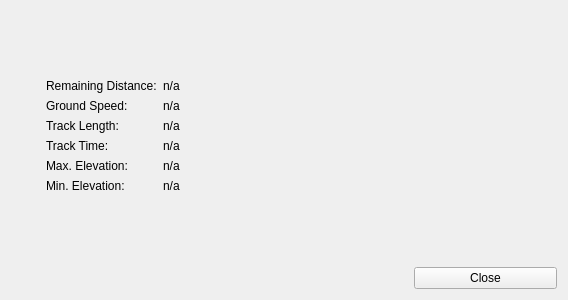
<?xml version="1.0" encoding="UTF-8"?>
<ui version="4.0">
 <class>TripinfoDialog</class>
 <widget class="QWidget" name="TripinfoDialog">
  <property name="geometry">
   <rect>
    <x>0</x>
    <y>0</y>
    <width>568</width>
    <height>300</height>
   </rect>
  </property>
  <property name="windowTitle">
   <string>Trip Information</string>
  </property>
  <layout class="QGridLayout" name="gridLayout_2">
   <item row="0" column="0">
    <spacer name="verticalSpacer">
     <property name="orientation">
      <enum>Qt::Vertical</enum>
     </property>
     <property name="sizeHint" stdset="0">
      <size>
       <width>20</width>
       <height>40</height>
      </size>
     </property>
    </spacer>
   </item>
   <item row="1" column="0" colspan="3">
    <layout class="QHBoxLayout" name="horizontalLayout">
     <item>
      <spacer name="horizontalSpacer_2">
       <property name="orientation">
        <enum>Qt::Horizontal</enum>
       </property>
       <property name="sizeHint" stdset="0">
        <size>
         <width>13</width>
         <height>48</height>
        </size>
       </property>
      </spacer>
     </item>
     <item>
      <layout class="QGridLayout" name="gridLayout">
       <item row="0" column="0">
        <widget class="QLabel" name="labelRemainingDistance">
         <property name="text">
          <string>Remaining Distance:</string>
         </property>
        </widget>
       </item>
       <item row="0" column="1">
        <widget class="QLabel" name="displayRemainingDistance">
         <property name="text">
          <string>n/a</string>
         </property>
        </widget>
       </item>
       <item row="1" column="0">
        <widget class="QLabel" name="labelGroundSpeed">
         <property name="text">
          <string>Ground Speed:</string>
         </property>
        </widget>
       </item>
       <item row="1" column="1">
        <widget class="QLabel" name="displayGroundSpeed">
         <property name="text">
          <string>n/a</string>
         </property>
        </widget>
       </item>
       <item row="2" column="0">
        <widget class="QLabel" name="labelTraveledDistance">
         <property name="text">
          <string>Track Length:</string>
         </property>
        </widget>
       </item>
       <item row="2" column="1">
        <widget class="QLabel" name="displayTraveledDistance">
         <property name="text">
          <string>n/a</string>
         </property>
        </widget>
       </item>
       <item row="3" column="0">
        <widget class="QLabel" name="labelTraveledTime">
         <property name="text">
          <string>Track Time:</string>
         </property>
        </widget>
       </item>
       <item row="3" column="1">
        <widget class="QLabel" name="displayTraveledTime">
         <property name="text">
          <string>n/a</string>
         </property>
        </widget>
       </item>
       <item row="4" column="0">
        <widget class="QLabel" name="labellMaxElevation">
         <property name="text">
          <string>Max. Elevation:</string>
         </property>
        </widget>
       </item>
       <item row="4" column="1">
        <widget class="QLabel" name="displayMaxElevation">
         <property name="text">
          <string>n/a</string>
         </property>
        </widget>
       </item>
       <item row="5" column="0">
        <widget class="QLabel" name="labellMinElevation">
         <property name="text">
          <string>Min. Elevation:</string>
         </property>
        </widget>
       </item>
       <item row="5" column="1">
        <widget class="QLabel" name="displayMinElevation">
         <property name="text">
          <string>n/a</string>
         </property>
        </widget>
       </item>
      </layout>
     </item>
     <item>
      <spacer name="horizontalSpacer_3">
       <property name="orientation">
        <enum>Qt::Horizontal</enum>
       </property>
       <property name="sizeHint" stdset="0">
        <size>
         <width>7</width>
         <height>20</height>
        </size>
       </property>
      </spacer>
     </item>
     <item>
      <widget class="QLabel" name="displayTrackProfile">
       <property name="minimumSize">
        <size>
         <width>300</width>
         <height>100</height>
        </size>
       </property>
       <property name="maximumSize">
        <size>
         <width>300</width>
         <height>100</height>
        </size>
       </property>
       <property name="text">
        <string/>
       </property>
      </widget>
     </item>
     <item>
      <spacer name="horizontalSpacer">
       <property name="orientation">
        <enum>Qt::Horizontal</enum>
       </property>
       <property name="sizeHint" stdset="0">
        <size>
         <width>17</width>
         <height>17</height>
        </size>
       </property>
      </spacer>
     </item>
    </layout>
   </item>
   <item row="2" column="1">
    <spacer name="verticalSpacer_2">
     <property name="orientation">
      <enum>Qt::Vertical</enum>
     </property>
     <property name="sizeHint" stdset="0">
      <size>
       <width>20</width>
       <height>40</height>
      </size>
     </property>
    </spacer>
   </item>
   <item row="3" column="0" colspan="2">
    <spacer name="horizontalSpacer_4">
     <property name="orientation">
      <enum>Qt::Horizontal</enum>
     </property>
     <property name="sizeHint" stdset="0">
      <size>
       <width>466</width>
       <height>17</height>
      </size>
     </property>
    </spacer>
   </item>
   <item row="3" column="2">
    <widget class="QPushButton" name="cancel">
     <property name="text">
      <string>Close</string>
     </property>
    </widget>
   </item>
  </layout>
 </widget>
 <resources/>
 <connections/>
</ui>
